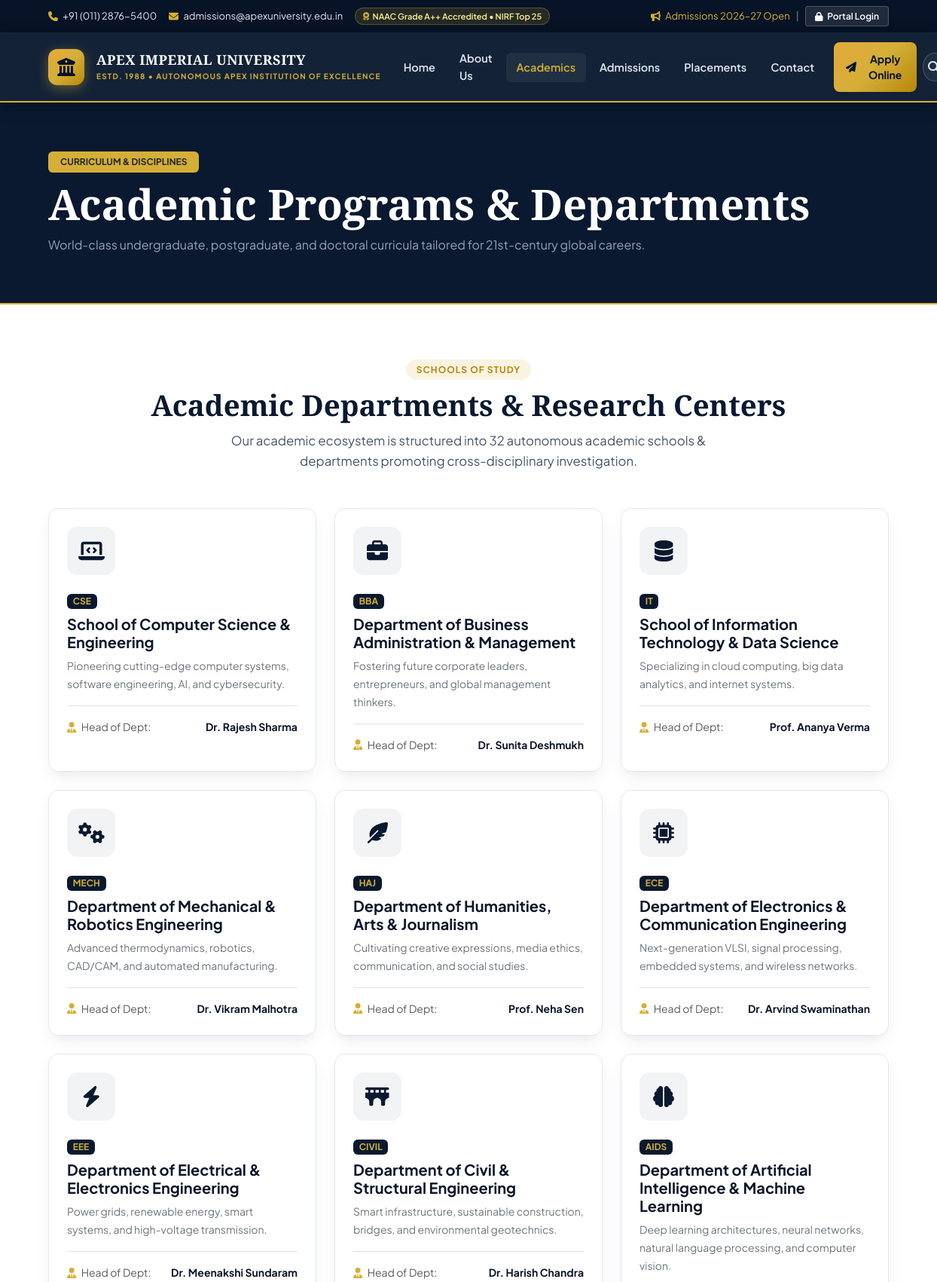
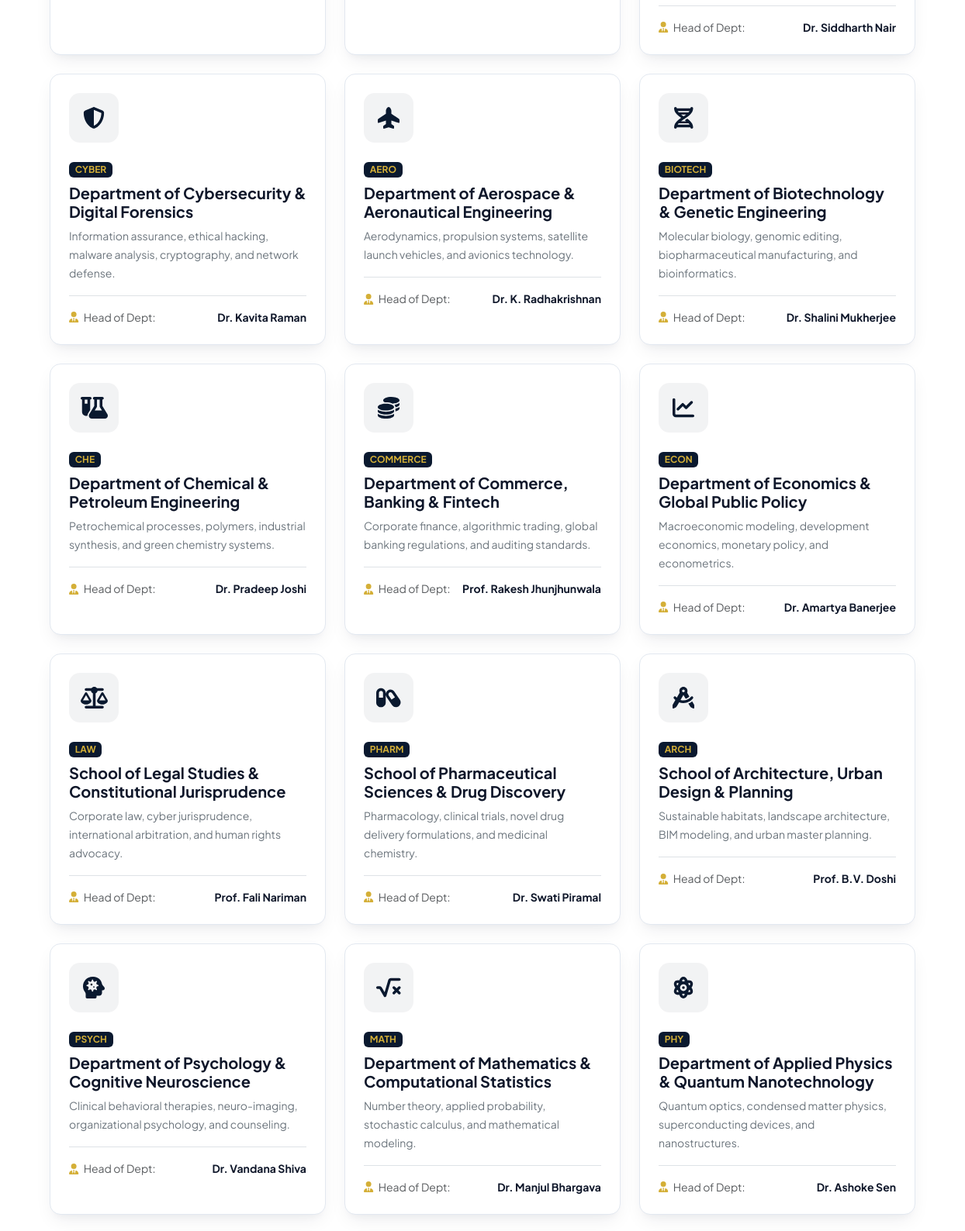
The page /academics.php (upper part) on the database its author committed (2 pictures, top to bottom).
### tables this page shows
CREATE TABLE `departments` (
  `department_id` INT AUTO_INCREMENT PRIMARY KEY,
  `name` VARCHAR(150) NOT NULL,
  `code` VARCHAR(20) NOT NULL UNIQUE,
  `description` TEXT DEFAULT NULL,
  `head_of_dept` VARCHAR(120) DEFAULT NULL,
  `icon` VARCHAR(50) DEFAULT 'fa-laptop-code',
  `created_at` TIMESTAMP DEFAULT CURRENT_TIMESTAMP
);

### config/db.php (called while the page is built, shortened)
<?php
$host = getenv('DB_HOST') ?: "127.0.0.1";
$user = getenv('DB_USER') ?: "root";
$password = getenv('DB_PASSWORD') !== false ? getenv('DB_PASSWORD') : "";
$database = getenv('DB_NAME') ?: "student_portal";
$port = getenv('DB_PORT') ? (int)getenv('DB_PORT') : 3306;
try {
    $con = @mysqli_connect($host, $user, $password, $database, $port);
} catch (Throwable $e) {
    $con = false;
}
mysqli_set_charset($con, "utf8mb4");
if ($con) {
    static $schema_checked = false;
    if (!$schema_checked) {
if (!function_exists('safe_num_rows')) {
    function safe_num_rows($result) {
        if ($result && is_object($result)) {
            return mysqli_num_rows($result);
        }
        return 0;
    }
}
    }
}
if (!function_exists('safe_fetch_assoc')) {
    function safe_fetch_assoc($result) {
        if ($result && is_object($result) && mysqli_num_rows($result) > 0) {
            return mysqli_fetch_assoc($result);
        }
        return [];
    }
}
?>

### academics.php (the view, shortened to what this page needs)
<?php
include("config/db.php");
$depts_q = mysqli_query($con, "SELECT * FROM departments ORDER BY department_id ASC");
include("includes/public_header.php");
include("includes/public_navbar.php");
?>
<div class="bg-navy py-5 text-white position-relative" style="border-bottom: 2px solid var(--gold);">
    <div class="container py-3">
        <span class="badge bg-gold text-dark text-uppercase fw-bold px-3 py-2 mb-2">Curriculum & Disciplines</span>
        <h1 class="display-4 fw-bold font-serif mb-2">Academic Programs & Departments</h1>
        <p class="text-light-muted fs-6 mb-0">World-class undergraduate, postgraduate, and doctoral curricula tailored for 21st-century global careers.</p>
    </div>
</div>
<section class="py-5 bg-white">
    <div class="container py-4">
        <div class="text-center mb-5" data-aos="fade-up">
            <span class="section-tag">Schools of Study</span>
            <h2 class="section-title">Academic Departments & Research Centers</h2>
            <p class="section-subtitle">Our academic ecosystem is structured into <?php echo safe_num_rows($depts_q); ?> autonomous academic schools & departments promoting cross-disciplinary investigation.</p>
        </div>
        <div class="row g-4">
            <?php if ($depts_q && safe_num_rows($depts_q) > 0): ?>
                <?php while ($d = safe_fetch_assoc($depts_q)): ?>
                    <div class="col-lg-4 col-md-6" data-aos="fade-up" id="dept<?php echo $d['department_id']; ?>">
                        <div class="univ-card p-4">
                            <div class="dept-icon-box">
                                <i class="fa-solid <?php echo htmlspecialchars($d['icon'] ?? 'fa-graduation-cap'); ?>"></i>
                            </div>
                            <span class="badge bg-navy text-gold mb-2"><?php echo htmlspecialchars($d['code']); ?></span>
                            <h5 class="fw-bold text-navy mb-2"><?php echo htmlspecialchars($d['name']); ?></h5>
                            <p class="text-secondary small mb-3" style="line-height: 1.7;">
                                <?php echo htmlspecialchars($d['description']); ?>
                            </p>
                            <div class="pt-3 border-top d-flex justify-content-between align-items-center">
                                <small class="text-muted"><i class="fa-solid fa-user-tie text-gold me-1"></i> Head of Dept:</small>
                                <strong class="small text-navy"><?php echo htmlspecialchars($d['head_of_dept']); ?></strong>
                            </div>
                        </div>
                    </div>
                <?php endwhile; ?>
            <?php endif; ?>
        </div>
    </div>
</section>
<?php include("includes/public_footer.php"); ?>

### assets/css/public.css (style rules this page uses)
:root { --navy-dark: #071326; --navy-primary: #0a192f; --navy-surface: #112240; --navy-light: #1b2a4a; --gold: #d4af37; --gold-hover: #b8860b; --gold-light: #fef9c3; --gold-gradient: linear-gradient(135deg, #e5a93c 0%, #d4af37 50%, #b8860b 100%); --text-primary: #0f172a; --text-secondary: #475569; --text-muted: #94a3b8; --bg-light: #f8fafc; --bg-card: #ffffff; --border-color: #e2e8f0; --radius-sm: 8px; --radius-md: 14px; --radius-lg: 20px; --radius-full: 9999px; --transition: all 0.3s cubic-bezier(0.16, 1, 0.3, 1); --shadow-card: 0 10px 25px -5px rgba(10, 25, 47, 0.08), 0 8px 10px -6px rgba(10, 25, 47, 0.04); --shadow-hover: 0 20px 35px -5px rgba(10, 25, 47, 0.15), 0 10px 15px -5px rgba(10, 25, 47, 0.08); }
*, *::before, *::after { box-sizing: border-box; }
body { font-family: 'Plus Jakarta Sans', sans-serif; color: var(--text-primary); background-color: var(--bg-light); line-height: 1.6; overflow-x: hidden; }
h1, h2, h3, .font-serif { font-family: 'Playfair Display', Georgia, serif; }
.text-gold { color: var(--gold) !important; }
.bg-gold { background-color: var(--gold) !important; }
.bg-navy { background-color: var(--navy-primary) !important; }
.text-light-muted { color: #94a3b8 !important; }
.section-tag { display: inline-block; padding: 4px 14px; background: rgba(212, 175, 55, 0.15); color: #b8860b; border-radius: var(--radius-full); font-size: 12px; font-weight: 700; text-transform: uppercase; letter-spacing: 1px; margin-bottom: 10px; }
.section-title { font-size: 2.4rem; font-weight: 800; color: var(--navy-primary); margin-bottom: 12px; line-height: 1.2; }
.section-subtitle { color: var(--text-secondary); font-size: 1.05rem; max-width: 700px; margin: 0 auto; }
.univ-card { background: #ffffff; border: 1px solid var(--border-color); border-radius: var(--radius-md); box-shadow: var(--shadow-card); transition: var(--transition); height: 100%; overflow: hidden; }
.dept-icon-box { width: 64px; height: 64px; border-radius: var(--radius-md); background: rgba(10, 25, 47, 0.05); display: flex; align-items: center; justify-content: center; font-size: 28px; color: var(--navy-primary); margin-bottom: 20px; transition: var(--transition); }

### rows shown on the page
departments: code "CSE", name "School of Computer Science & Engineering", description "Pioneering cutting-edge computer systems, software engineering, AI, and cybersecurity.", head_of_dept "Dr. Rajesh Sharma"
departments: code "BBA", name "Department of Business Administration & Management", description "Fostering future corporate leaders, entrepreneurs, and global management thinkers.", head_of_dept "Dr. Sunita Deshmukh"
departments: code "IT", name "School of Information Technology & Data Science", description "Specializing in cloud computing, big data analytics, and internet systems.", head_of_dept "Prof. Ananya Verma"
departments: code "MECH", name "Department of Mechanical & Robotics Engineering", description "Advanced thermodynamics, robotics, CAD/CAM, and automated manufacturing.", head_of_dept "Dr. Vikram Malhotra"
departments: code "HAJ", name "Department of Humanities, Arts & Journalism", description "Cultivating creative expressions, media ethics, communication, and social studies.", head_of_dept "Prof. Neha Sen"
departments: code "ECE", name "Department of Electronics & Communication Engineering", description "Next-generation VLSI, signal processing, embedded systems, and wireless networks.", head_of_dept "Dr. Arvind Swaminathan"
departments: code "EEE", name "Department of Electrical & Electronics Engineering", description "Power grids, renewable energy, smart systems, and high-voltage transmission.", head_of_dept "Dr. Meenakshi Sundaram"
departments: code "CIVIL", name "Department of Civil & Structural Engineering", description "Smart infrastructure, sustainable construction, bridges, and environmental geotechnics.", head_of_dept "Dr. Harish Chandra"
departments: code "AIDS", name "Department of Artificial Intelligence & Machine Learning", description "Deep learning architectures, neural networks, natural language processing, and computer vision.", head_of_dept "Dr. Siddharth Nair"
departments: code "CYBER", name "Department of Cybersecurity & Digital Forensics", description "Information assurance, ethical hacking, malware analysis, cryptography, and network defense.", head_of_dept "Dr. Kavita Raman"
departments: code "AERO", name "Department of Aerospace & Aeronautical Engineering", description "Aerodynamics, propulsion systems, satellite launch vehicles, and avionics technology.", head_of_dept "Dr. K. Radhakrishnan"
departments: code "BIOTECH", name "Department of Biotechnology & Genetic Engineering", description "Molecular biology, genomic editing, biopharmaceutical manufacturing, and bioinformatics.", head_of_dept "Dr. Shalini Mukherjee"
departments: code "CHE", name "Department of Chemical & Petroleum Engineering", description "Petrochemical processes, polymers, industrial synthesis, and green chemistry systems.", head_of_dept "Dr. Pradeep Joshi"
departments: code "COMMERCE", name "Department of Commerce, Banking & Fintech", description "Corporate finance, algorithmic trading, global banking regulations, and auditing standards.", head_of_dept "Prof. Rakesh Jhunjhunwala"
departments: code "ECON", name "Department of Economics & Global Public Policy", description "Macroeconomic modeling, development economics, monetary policy, and econometrics.", head_of_dept "Dr. Amartya Banerjee"
departments: code "LAW", name "School of Legal Studies & Constitutional Jurisprudence", description "Corporate law, cyber jurisprudence, international arbitration, and human rights advocacy.", head_of_dept "Prof. Fali Nariman"
departments: code "PHARM", name "School of Pharmaceutical Sciences & Drug Discovery", description "Pharmacology, clinical trials, novel drug delivery formulations, and medicinal chemistry.", head_of_dept "Dr. Swati Piramal"
departments: code "ARCH", name "School of Architecture, Urban Design & Planning", description "Sustainable habitats, landscape architecture, BIM modeling, and urban master planning.", head_of_dept "Prof. B.V. Doshi"
departments: code "PSYCH", name "Department of Psychology & Cognitive Neuroscience", description "Clinical behavioral therapies, neuro-imaging, organizational psychology, and counseling.", head_of_dept "Dr. Vandana Shiva"
departments: code "MATH", name "Department of Mathematics & Computational Statistics", description "Number theory, applied probability, stochastic calculus, and mathematical modeling.", head_of_dept "Dr. Manjul Bhargava"
departments: code "PHY", name "Department of Applied Physics & Quantum Nanotechnology", description "Quantum optics, condensed matter physics, superconducting devices, and nanostructures.", head_of_dept "Dr. Ashoke Sen"

### other values the page prints
safe_num_rows($depts_q) "32"
